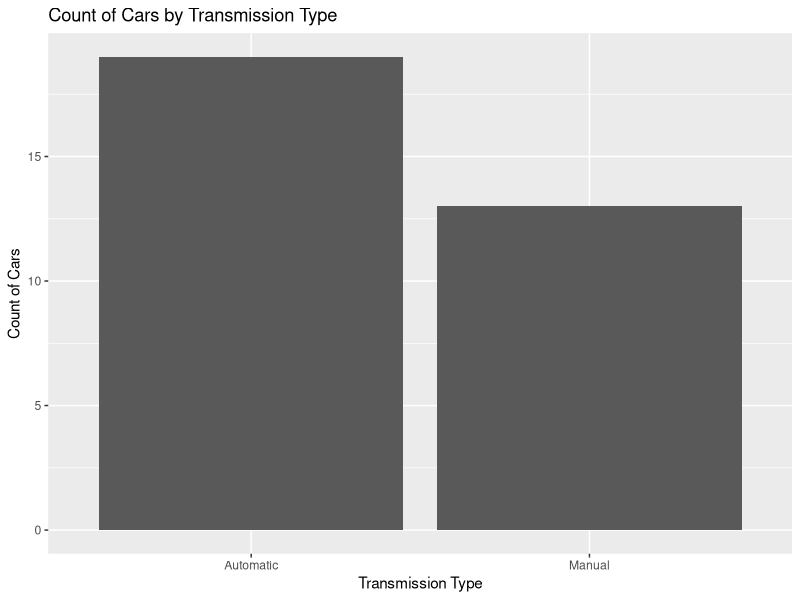
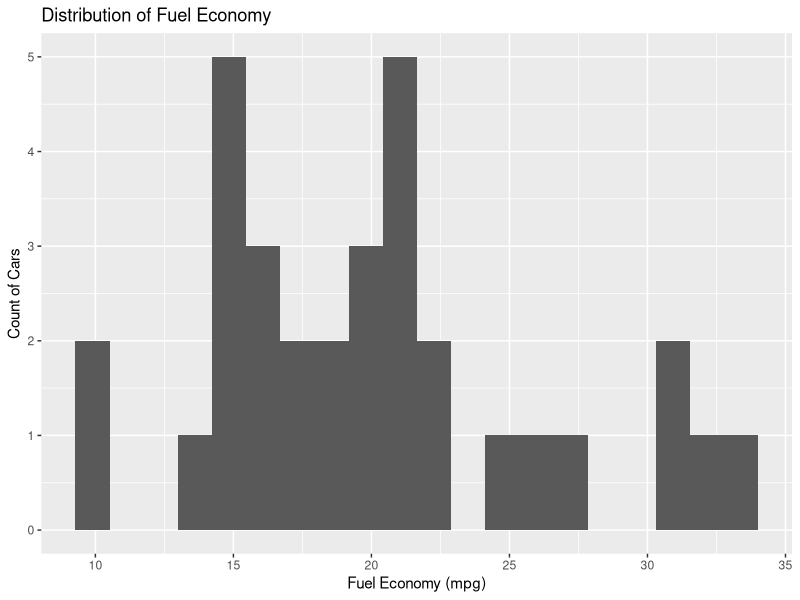
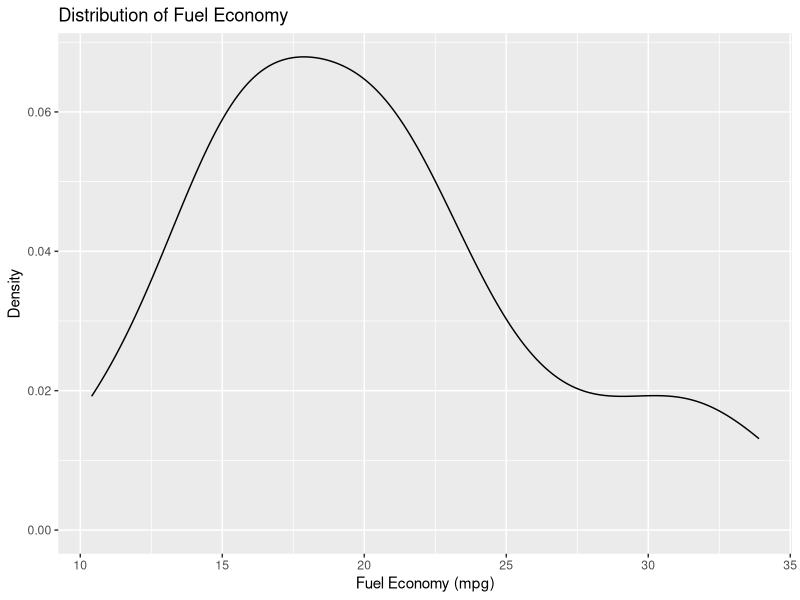
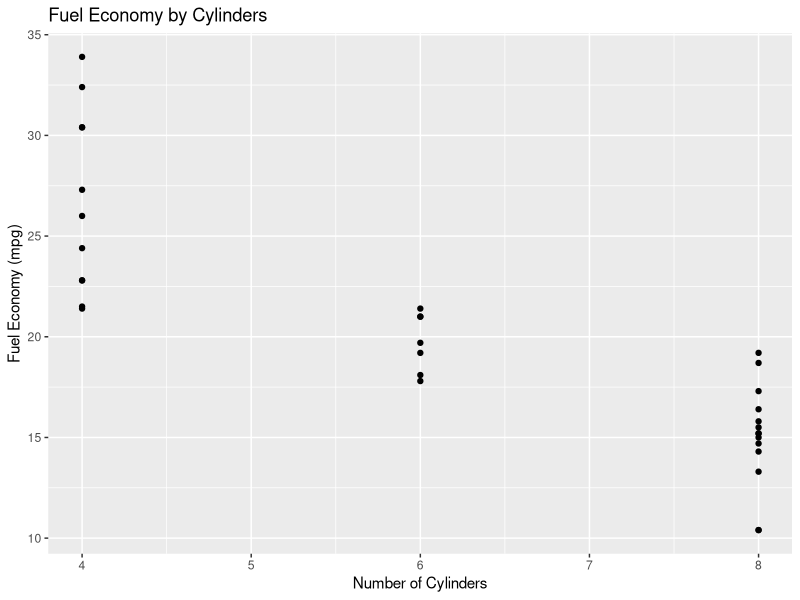

Recreate these plots in R, in order.
# Creating Data Visualization

# Set the working directory
setwd("C:/Pluralsight")

# Read the CSV file
cars <- read.csv("Cars.csv")
nrow(cars)
# Load the ggplot2 library
library(ggplot2)

# Create a frequency bar chart - number of cars for given transmission type
ggplot(
  data = cars, 
  aes(x = Transmission)) + 
  geom_bar() +
  ggtitle("Count of Cars by Transmission Type") +
  xlab("Transmission Type") +
  ylab("Count of Cars")

# Create a histogram - count of cars in given bin
ggplot(
  data = cars, 
  aes(x = Fuel.Economy)) +
  geom_histogram(
    bins = 20) +
  ggtitle("Distribution of Fuel Economy") +
  xlab("Fuel Economy (mpg)") +
  ylab("Count of Cars")

# Create a density plot
ggplot(
  data = cars, 
  aes(x = Fuel.Economy)) +
  geom_density() +
  ggtitle("Distribution of Fuel Economy") +
  xlab("Fuel Economy (mpg)") +
  ylab("Density")

# Create a scatterplot
ggplot(
  data = cars, 
  aes(
    x = Cylinders,
    y = Fuel.Economy)) +
  geom_point() +
  ggtitle("Fuel Economy by Cylinders") +
  xlab("Number of Cylinders") +
  ylab("Fuel Economy (mpg)")

